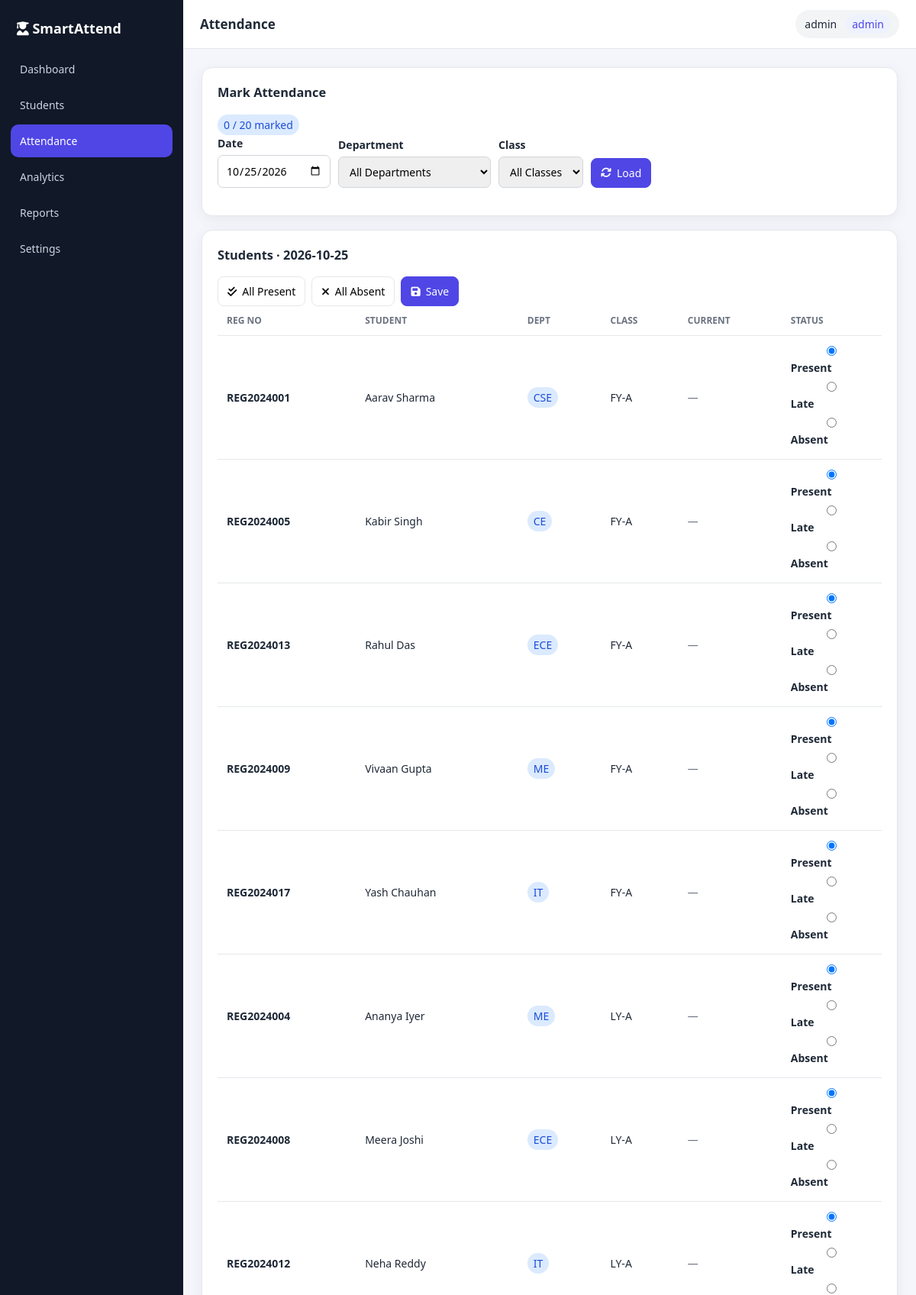
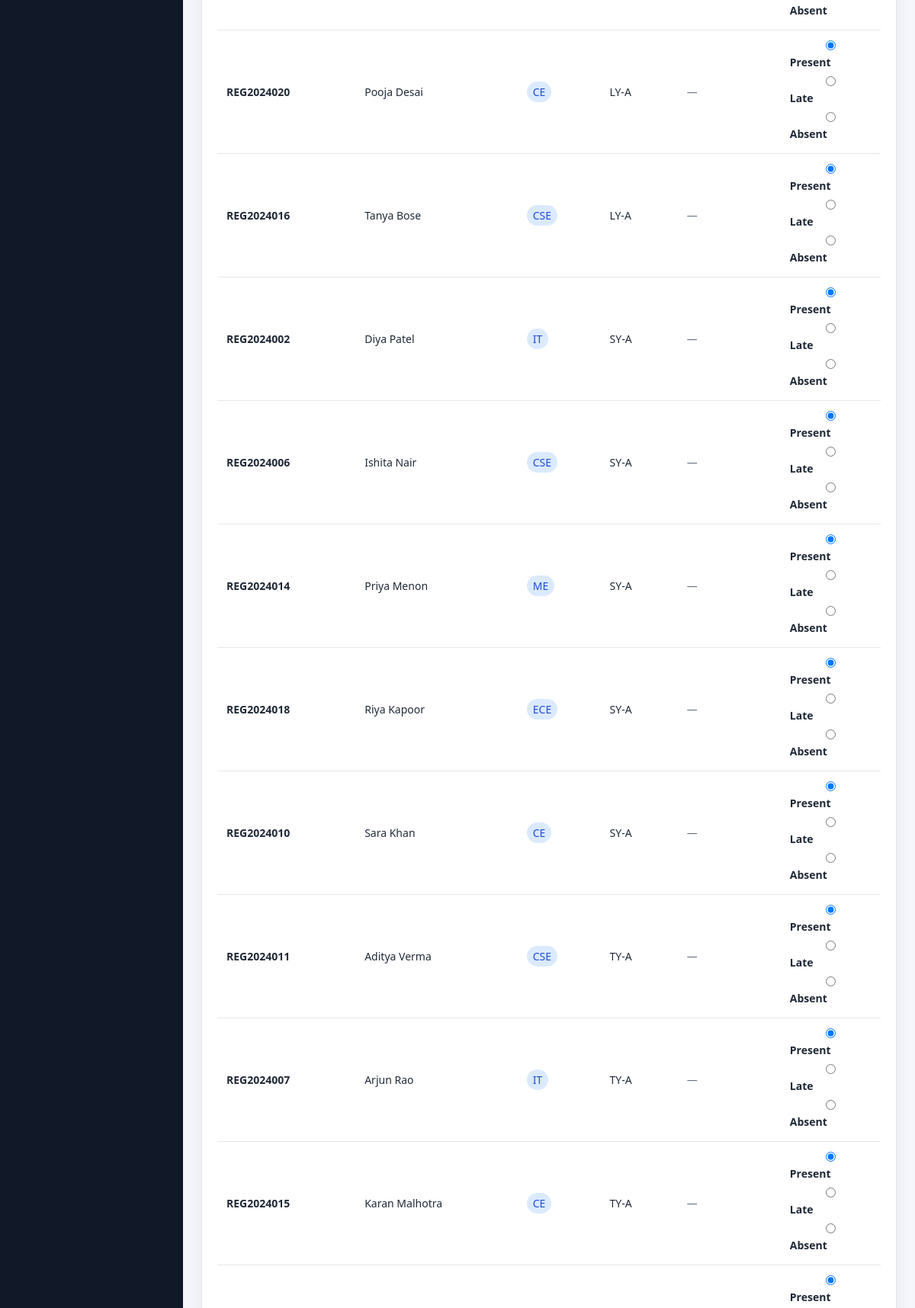
The app's page /attendance (signed in, upper part) with its own data (2 pictures, top to bottom).
### tables this page shows
CREATE TABLE students (
        id              INTEGER PRIMARY KEY AUTOINCREMENT,
        reg_no          TEXT NOT NULL UNIQUE,
        full_name       TEXT NOT NULL,
        email           TEXT,
        phone           TEXT,
        department_id   INTEGER NOT NULL REFERENCES departments(id) ON DELETE RESTRICT,
        class_name      TEXT NOT NULL,
        gender          TEXT,
        enrollment_date TEXT,
        created_at      TEXT NOT NULL DEFAULT (datetime('now'))
    );

CREATE TABLE departments (
        id   INTEGER PRIMARY KEY AUTOINCREMENT,
        name TEXT NOT NULL UNIQUE,
        code TEXT NOT NULL UNIQUE
    );

### controllers.py (the view)
@login_required
def attendance():
    db = get_db()
    sel_date = request.args.get("date") or date.today().isoformat()
    if not valid_date(sel_date):
        sel_date = date.today().isoformat()
    dept = safe_int(request.args.get("department"))
    klass = (request.args.get("class") or "").strip()
    where, params = ["1=1"], [sel_date]
    if dept:
        where.append("s.department_id = ?")
        params.append(dept)
    if klass:
        where.append("s.class_name = ?")
        params.append(klass)
    rows = db.execute(f"""
        SELECT s.id, s.reg_no, s.full_name, s.class_name,
               d.name AS dept_name, d.code AS dept_code,
               a.status AS current_status
        FROM students s
        JOIN departments d ON d.id = s.department_id
        LEFT JOIN attendance a ON a.student_id = s.id AND a.date = ?
        WHERE {' AND '.join(where)}
        ORDER BY s.class_name, s.full_name
    """, params).fetchall()
    departments = db.execute("SELECT * FROM departments ORDER BY name").fetchall()
    classes = [r["class_name"] for r in
               db.execute("SELECT DISTINCT class_name FROM students ORDER BY class_name")]
    marked = sum(1 for r in rows if r["current_status"])
    body = 'attendance.html'
    scripts = 'attendance_scripts.html'
    return render_page("Attendance", body, active="attendance", scripts=scripts,
                       rows=rows, departments=departments, classes=classes,
                       sel_date=sel_date, dept=dept, klass=klass, marked=marked)

### controllers.py (called while the page is built)
def csrf_token():
    if "csrf_token" not in session:
        session["csrf_token"] = secrets.token_hex(32)
    return session["csrf_token"]

def login_required(view):
    @wraps(view)
    def wrapped(*args, **kwargs):
        if not session.get("user_id"):
            flash("Please sign in to continue.", "error")
            return redirect(url_for("login"))
        return view(*args, **kwargs)
    return wrapped

def safe_int(value, default=None):
    try:
        return int(value)
    except (TypeError, ValueError):
        return default

def valid_date(value):
    try:
        datetime.strptime(value, "%Y-%m-%d")
        return True
    except (TypeError, ValueError):
        return False

### models.py (called while the page is built)
def get_db():
    if "db" not in g:
        g.db = sqlite3.connect(current_app.config["DATABASE"])
        g.db.row_factory = sqlite3.Row
        g.db.execute("PRAGMA foreign_keys = ON")
    return g.db

### views.py (called while the page is built)
def render_page(title, body_tpl, active="", scripts="", **ctx):
    base_ctx = {
        "title": title,
        "active": active,
        "username": session.get("username"),
        "role": session.get("role"),
    }
    base_ctx.update(ctx)
    body = render_template(body_tpl, **base_ctx)
    page_scripts = render_template(scripts, **base_ctx) if scripts else ""
    return render_template_string(BASE_TEMPLATE, body=body,
                                  page_scripts=page_scripts, **base_ctx)

### templates/attendance.html (shortened to what this page needs)
    <div class="card no-print">
      <div class="card-head"><h3>Mark Attendance</h3>
        <span class="badge info">{{ marked }} / {{ rows|length }} marked</span></div>
      <form class="filters" method="get" action="{{ url_for('attendance') }}">
        <div><label>Date</label>
          <input type="date" name="date" value="{{ sel_date }}" required></div>
        <div><label>Department</label>
          <select name="department">
            <option value="">All Departments</option>
          </select></div>
        <div><label>Class</label>
          <select name="class">
            <option value="">All Classes</option>
          </select></div>
        <div style="align-self:flex-end">
          <button class="btn btn-primary"><i class="fa-solid fa-arrows-rotate"></i> Load</button></div>
      </form>
    </div>
    {% if rows %}
    <form method="post" action="{{ url_for('attendance_save') }}">
      <div class="card">
        <div class="card-head">
          <h3>Students · {{ sel_date }}</h3>
          <div class="no-print" style="display:flex;gap:8px">
            <button type="button" class="btn btn-sm" onclick="setAll('Present')">
              <i class="fa-solid fa-check-double"></i> All Present</button>
            <button type="button" class="btn btn-sm" onclick="setAll('Absent')">
              <i class="fa-solid fa-xmark"></i> All Absent</button>
            <button class="btn btn-primary btn-sm"><i class="fa-solid fa-floppy-disk"></i> Save</button>
          </div>
        </div>
        <div class="table-wrap">
          <table>
            <thead><tr><th>Reg No</th><th>Student</th><th>Dept</th><th>Class</th>
              <th>Current</th><th>Status</th></tr></thead>
            <tbody>
            {% for s in rows %}
              <tr>
                <td><strong>{{ s.reg_no }}</strong></td>
                <td>{{ s.full_name }}</td>
                <td><span class="badge info">{{ s.dept_code }}</span></td>
                <td>{{ s.class_name }}</td>
                <td>
                  {% if s.current_status == 'Present' %}<span class="badge present">Present</span>
                  {% elif s.current_status == 'Late' %}<span class="badge late">Late</span>
                  {% elif s.current_status == 'Absent' %}<span class="badge absent">Absent</span>
                  {% else %}<span class="muted">—</span>{% endif %}
                </td>
                <td>
                  <div class="status-group">
                    <input type="radio" id="p{{ s.id }}" name="status_{{ s.id }}" value="Present"
                      {{ 'checked' if s.current_status == 'Present' or not s.current_status }}>
                    <label for="p{{ s.id }}">Present</label>
                    <input type="radio" id="l{{ s.id }}" name="status_{{ s.id }}" value="Late"
                      {{ 'checked' if s.current_status == 'Late' }}>
                    <label for="l{{ s.id }}">Late</label>
                    <input type="radio" id="a{{ s.id }}" name="status_{{ s.id }}" value="Absent"
                      {{ 'checked' if s.current_status == 'Absent' }}>
                    <label for="a{{ s.id }}">Absent</label>
                  </div>
                </td>
              </tr>
            {% endfor %}
            </tbody>
          </table>
        </div>
      </div>
    </form>
    {% else %}
    <div class="card"><div class="empty">
      <i class="fa-solid fa-user-slash"></i>
      No students match the selected department / class.
    </div></div>
    {% endif %}

### records on screen
students: reg_no "REG2024001", full_name "Aarav Sharma", dept_code "CSE", class_name "FY-A"
students: reg_no "REG2024005", full_name "Kabir Singh", dept_code "CE", class_name "FY-A"
students: reg_no "REG2024013", full_name "Rahul Das", dept_code "ECE", class_name "FY-A"
students: reg_no "REG2024009", full_name "Vivaan Gupta", dept_code "ME", class_name "FY-A"
students: reg_no "REG2024017", full_name "Yash Chauhan", dept_code "IT", class_name "FY-A"
students: reg_no "REG2024004", full_name "Ananya Iyer", dept_code "ME", class_name "LY-A"
students: reg_no "REG2024008", full_name "Meera Joshi", dept_code "ECE", class_name "LY-A"
students: reg_no "REG2024012", full_name "Neha Reddy", dept_code "IT", class_name "LY-A"
students: reg_no "REG2024020", full_name "Pooja Desai", dept_code "CE", class_name "LY-A"
students: reg_no "REG2024016", full_name "Tanya Bose", dept_code "CSE", class_name "LY-A"
students: reg_no "REG2024002", full_name "Diya Patel", dept_code "IT", class_name "SY-A"
students: reg_no "REG2024006", full_name "Ishita Nair", dept_code "CSE", class_name "SY-A"
students: reg_no "REG2024014", full_name "Priya Menon", dept_code "ME", class_name "SY-A"
students: reg_no "REG2024018", full_name "Riya Kapoor", dept_code "ECE", class_name "SY-A"
students: reg_no "REG2024010", full_name "Sara Khan", dept_code "CE", class_name "SY-A"
students: reg_no "REG2024011", full_name "Aditya Verma", dept_code "CSE", class_name "TY-A"
students: reg_no "REG2024007", full_name "Arjun Rao", dept_code "IT", class_name "TY-A"
students: reg_no "REG2024015", full_name "Karan Malhotra", dept_code "CE", class_name "TY-A"

### other values on screen
{{ marked }} "0"
{{ rows|length }} "20"
{{ sel_date }} "2026-10-25"
